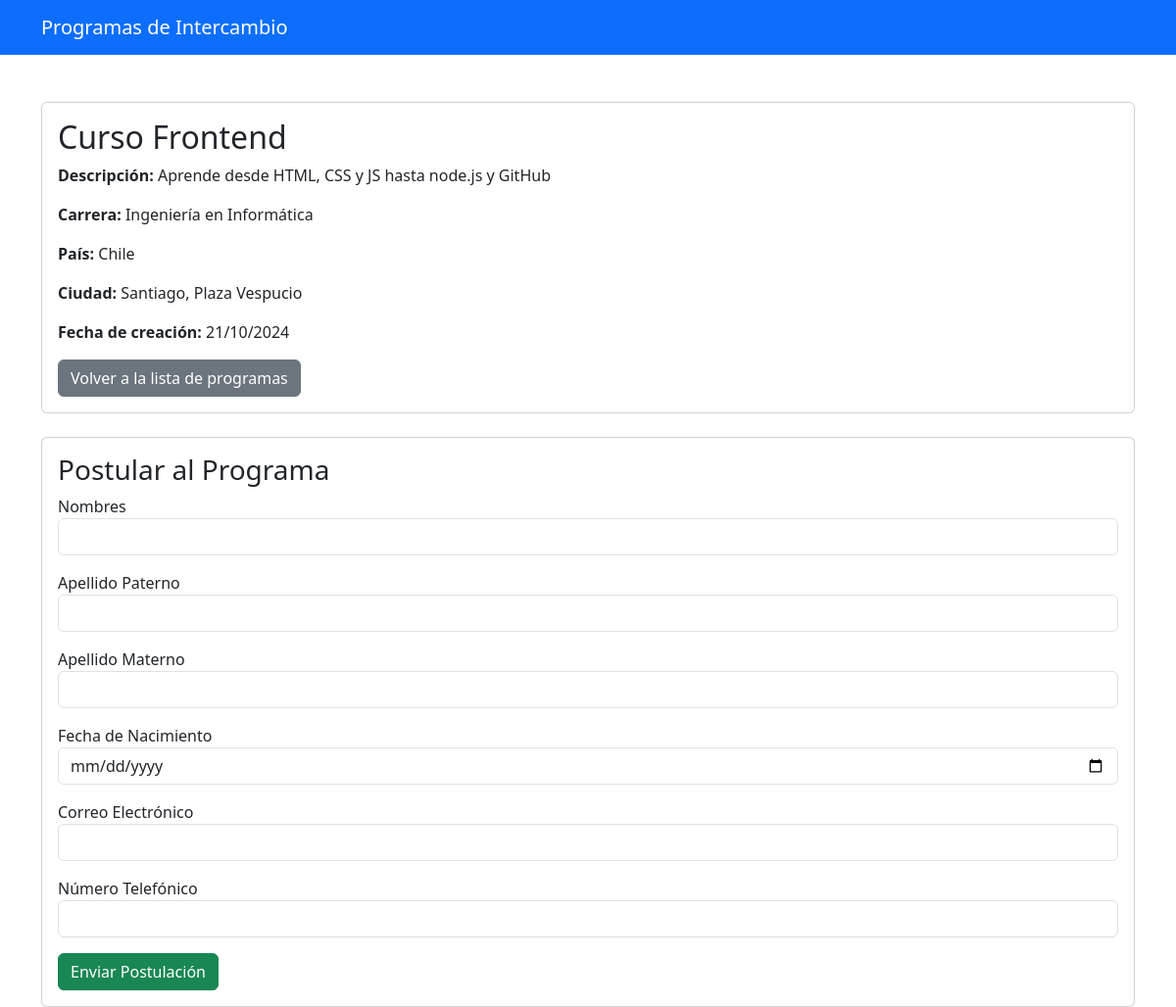
The app's page /programas/alumno/1/ with its own data.
### sgi_web/models.py (models this page shows, shortened)
class Programa(models.Model):
    nombre = models.CharField(max_length=255)
    descripcion = models.TextField()
    carrera = models.TextField()
    pais = models.TextField()
    ciudad = models.TextField()
    fecha_creacion = models.DateTimeField(auto_now_add=True)

### sgi_web/views.py (the view, shortened to what this page needs)
# urls.py: path('programas/alumno/<int:id>/', views.detalle_programa, name='detalle_programa'),
def detalle_programa(request, id):
    programa = get_object_or_404(Programa, id=id)
    return render(request, 'programas/detalle_programa.html', {
        'programa': programa
    })

### sgi_web/templates/programas/detalle_programa.html (shortened to what this page needs)
<!DOCTYPE html>
<html lang="es">
<head>
    <link href="https://cdn.jsdelivr.net/npm/bootstrap@5.3.0-alpha1/dist/css/bootstrap.min.css" rel="stylesheet">
</head>
<body>
    <nav class="navbar navbar-expand-lg navbar-dark bg-primary">
        <div class="container">
            <a class="navbar-brand" href="#">Programas de Intercambio</a>
        </div>
    </nav>
    <div class="container mt-5">
        <div class="card">
            <div class="card-body">
                <h2 class="card-title">{{ programa.nombre }}</h2>
                <p class="card-text"><strong>Descripción:</strong> {{ programa.descripcion }}</p>
                <p class="card-text"><strong>Carrera:</strong> {{ programa.carrera }}</p>
                <p class="card-text"><strong>País:</strong> {{ programa.pais }}</p>
                <p class="card-text"><strong>Ciudad:</strong> {{ programa.ciudad }}</p>
                <p class="card-text"><strong>Fecha de creación:</strong> {{ programa.fecha_creacion|date:"d/m/Y" }}</p>
                <a href="{% url 'programa/alumno' %}" class="btn btn-secondary">Volver a la lista de programas</a>
            </div>
        </div>
        <div class="card mt-4">
            <div class="card-body">
                <h3>Postular al Programa</h3>
                <form method="POST" action="">
                    <div class="form-group mb-3">
                        <label for="nombres">Nombres</label>
                        <input type="text" class="form-control" id="nombres" name="nombre" required>
                    </div>
                    <div class="form-group mb-3">
                        <label for="apellido_paterno">Apellido Paterno</label>
                        <input type="text" class="form-control" id="apellido_paterno" name="apellido_paterno" required>
                    </div>
                    <div class="form-group mb-3">
                        <label for="apellido_materno">Apellido Materno</label>
                        <input type="text" class="form-control" id="apellido_materno" name="apellido_materno" required>
                    </div>
                    <div class="form-group mb-3">
                        <label for="fecha_nacimiento">Fecha de Nacimiento</label>
                        <input type="date" class="form-control" id="fecha_nacimiento" name="fecha_nacimiento" required>
                    </div>
                    <div class="form-group mb-3">
                        <label for="correo">Correo Electrónico</label>
                        <input type="email" class="form-control" id="correo" name="correo" required>
                    </div>
                    <div class="form-group mb-3">
                        <label for="telefono">Número Telefónico</label>
                        <input type="text" class="form-control" id="telefono" name="telefono" required>
                    </div>
                    <button type="submit" class="btn btn-success">Enviar Postulación</button>
                </form>
            </div>
        </div>
    </div>
</body>
</html>

### records on screen
Programa: nombre "Curso Frontend", descripcion "Aprende desde HTML, CSS y JS hasta node.js y GitHub", carrera "Ingeniería en Informática", pais "Chile", ciudad "Santiago, Plaza Vespucio", fecha_creacion "21/10/2024"
